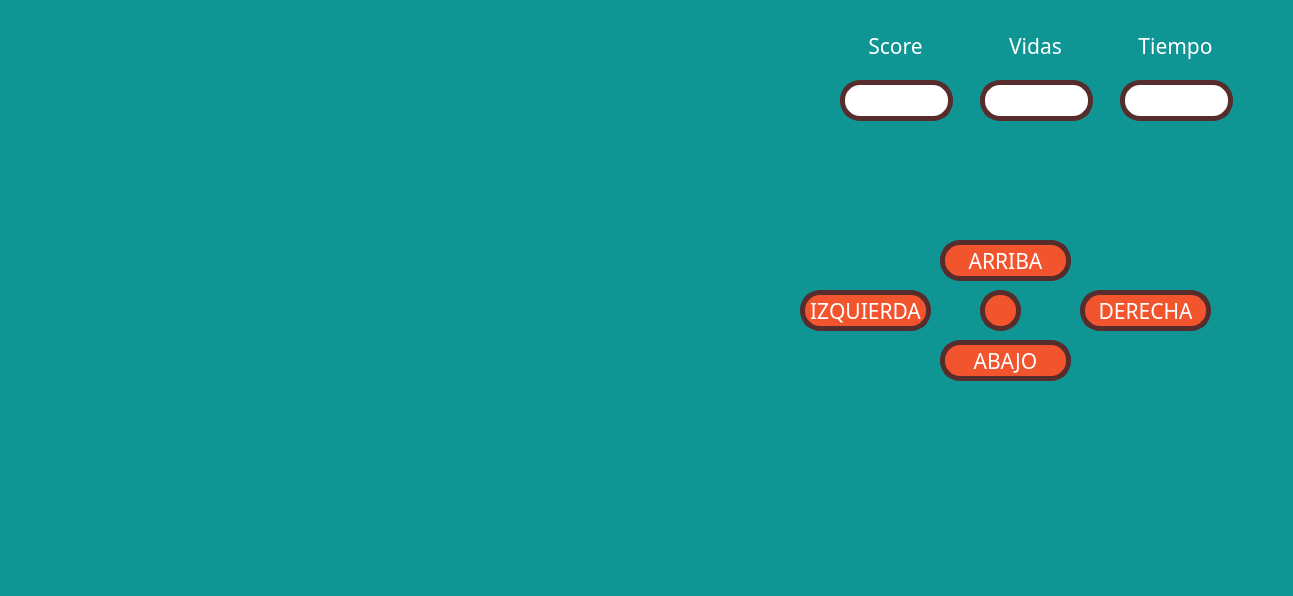
<?xml version="1.0" encoding="UTF-8"?>
<ui version="4.0">
 <class>Dialog</class>
 <widget class="QDialog" name="Dialog">
  <property name="geometry">
   <rect>
    <x>0</x>
    <y>0</y>
    <width>1293</width>
    <height>596</height>
   </rect>
  </property>
  <property name="windowTitle">
   <string>Dialog</string>
  </property>
  <property name="styleSheet">
   <string notr="true">background-color: rgb(14, 149, 148);</string>
  </property>
  <widget class="QPushButton" name="btn_izquierda">
   <property name="geometry">
    <rect>
     <x>800</x>
     <y>290</y>
     <width>131</width>
     <height>41</height>
    </rect>
   </property>
   <property name="font">
    <font>
     <family>Agency FB</family>
     <pointsize>16</pointsize>
     <weight>9</weight>
     <italic>false</italic>
     <bold>false</bold>
    </font>
   </property>
   <property name="styleSheet">
    <string notr="true">QPushButton {
	font: 75 16pt &quot;Agency FB&quot;;
    color: rgb(255, 255, 255);
    background-color: rgb(242, 84, 45);
    border: 5px solid rgb(86, 44, 44);
    border-radius: 20px;
}
QPushButton:hover {
    background-color: rgb(18, 116, 117) ;
}</string>
   </property>
   <property name="text">
    <string>IZQUIERDA</string>
   </property>
  </widget>
  <widget class="QPushButton" name="btn_abajo">
   <property name="geometry">
    <rect>
     <x>940</x>
     <y>340</y>
     <width>131</width>
     <height>41</height>
    </rect>
   </property>
   <property name="font">
    <font>
     <family>Agency FB</family>
     <pointsize>16</pointsize>
     <weight>9</weight>
     <italic>false</italic>
     <bold>false</bold>
    </font>
   </property>
   <property name="styleSheet">
    <string notr="true">QPushButton {
	font: 75 16pt &quot;Agency FB&quot;;
    color: rgb(255, 255, 255);
    background-color: rgb(242, 84, 45);
    border: 5px solid rgb(86, 44, 44);
    border-radius: 20px;
}
QPushButton:hover {
    background-color: rgb(18, 116, 117) ;
}</string>
   </property>
   <property name="text">
    <string>ABAJO</string>
   </property>
  </widget>
  <widget class="QWidget" name="verticalLayoutWidget">
   <property name="geometry">
    <rect>
     <x>20</x>
     <y>70</y>
     <width>761</width>
     <height>481</height>
    </rect>
   </property>
   <layout class="QVBoxLayout" name="verticalLayout">
    <property name="leftMargin">
     <number>5</number>
    </property>
    <property name="topMargin">
     <number>5</number>
    </property>
    <property name="rightMargin">
     <number>5</number>
    </property>
    <property name="bottomMargin">
     <number>5</number>
    </property>
   </layout>
  </widget>
  <widget class="QPushButton" name="btn_arriba">
   <property name="geometry">
    <rect>
     <x>940</x>
     <y>240</y>
     <width>131</width>
     <height>41</height>
    </rect>
   </property>
   <property name="font">
    <font>
     <family>Agency FB</family>
     <pointsize>16</pointsize>
     <weight>9</weight>
     <italic>false</italic>
     <bold>false</bold>
    </font>
   </property>
   <property name="styleSheet">
    <string notr="true">QPushButton {
	font: 75 16pt &quot;Agency FB&quot;;
    color: rgb(255, 255, 255);
    background-color: rgb(242, 84, 45);
    border: 5px solid rgb(86, 44, 44);
    border-radius: 20px;
}
QPushButton:hover {
    background-color: rgb(18, 116, 117) ;
}</string>
   </property>
   <property name="text">
    <string>ARRIBA</string>
   </property>
  </widget>
  <widget class="QPushButton" name="btn_derecha">
   <property name="geometry">
    <rect>
     <x>1080</x>
     <y>290</y>
     <width>131</width>
     <height>41</height>
    </rect>
   </property>
   <property name="font">
    <font>
     <family>Agency FB</family>
     <pointsize>16</pointsize>
     <weight>9</weight>
     <italic>false</italic>
     <bold>false</bold>
    </font>
   </property>
   <property name="styleSheet">
    <string notr="true">QPushButton {
	font: 75 16pt &quot;Agency FB&quot;;
    color: rgb(255, 255, 255);
    background-color: rgb(242, 84, 45);
    border: 5px solid rgb(86, 44, 44);
    border-radius: 20px;
}
QPushButton:hover {
    background-color: rgb(18, 116, 117) ;
}</string>
   </property>
   <property name="text">
    <string>DERECHA</string>
   </property>
  </widget>
  <widget class="QLabel" name="label">
   <property name="geometry">
    <rect>
     <x>1120</x>
     <y>30</y>
     <width>111</width>
     <height>31</height>
    </rect>
   </property>
   <property name="font">
    <font>
     <family>Agency FB</family>
     <pointsize>16</pointsize>
     <weight>9</weight>
     <italic>false</italic>
     <bold>false</bold>
    </font>
   </property>
   <property name="styleSheet">
    <string notr="true">color: rgb(255, 255, 255);
	font: 75 16pt &quot;Agency FB&quot;;</string>
   </property>
   <property name="text">
    <string>Tiempo</string>
   </property>
   <property name="alignment">
    <set>Qt::AlignCenter</set>
   </property>
  </widget>
  <widget class="QLabel" name="label_2">
   <property name="geometry">
    <rect>
     <x>980</x>
     <y>30</y>
     <width>111</width>
     <height>31</height>
    </rect>
   </property>
   <property name="font">
    <font>
     <family>Agency FB</family>
     <pointsize>16</pointsize>
     <weight>9</weight>
     <italic>false</italic>
     <bold>false</bold>
    </font>
   </property>
   <property name="styleSheet">
    <string notr="true">color: rgb(255, 255, 255);
	font: 75 16pt &quot;Agency FB&quot;;</string>
   </property>
   <property name="text">
    <string>Vidas</string>
   </property>
   <property name="alignment">
    <set>Qt::AlignCenter</set>
   </property>
  </widget>
  <widget class="QLabel" name="label_3">
   <property name="geometry">
    <rect>
     <x>840</x>
     <y>30</y>
     <width>111</width>
     <height>31</height>
    </rect>
   </property>
   <property name="font">
    <font>
     <family>Agency FB</family>
     <pointsize>16</pointsize>
     <weight>9</weight>
     <italic>false</italic>
     <bold>false</bold>
    </font>
   </property>
   <property name="styleSheet">
    <string notr="true">color: rgb(255, 255, 255);
	font: 75 16pt &quot;Agency FB&quot;;</string>
   </property>
   <property name="text">
    <string>Score</string>
   </property>
   <property name="alignment">
    <set>Qt::AlignCenter</set>
   </property>
  </widget>
  <widget class="QLineEdit" name="Score">
   <property name="geometry">
    <rect>
     <x>840</x>
     <y>80</y>
     <width>113</width>
     <height>41</height>
    </rect>
   </property>
   <property name="font">
    <font>
     <family>Agency FB</family>
     <pointsize>16</pointsize>
     <weight>9</weight>
     <italic>false</italic>
     <bold>false</bold>
    </font>
   </property>
   <property name="styleSheet">
    <string notr="true">background-color: rgb(255, 255, 255);
 border: 5px solid rgb(86, 44, 44);
    border-radius: 20px;
font: 75 16pt &quot;Agency FB&quot;;</string>
   </property>
  </widget>
  <widget class="QLineEdit" name="Vidas">
   <property name="geometry">
    <rect>
     <x>980</x>
     <y>80</y>
     <width>113</width>
     <height>41</height>
    </rect>
   </property>
   <property name="font">
    <font>
     <family>Agency FB</family>
     <pointsize>16</pointsize>
     <weight>9</weight>
     <italic>false</italic>
     <bold>false</bold>
    </font>
   </property>
   <property name="styleSheet">
    <string notr="true">background-color: rgb(255, 255, 255);
 border: 5px solid rgb(86, 44, 44);
    border-radius: 20px;
font: 75 16pt &quot;Agency FB&quot;;</string>
   </property>
  </widget>
  <widget class="QLineEdit" name="Tiempo">
   <property name="geometry">
    <rect>
     <x>1120</x>
     <y>80</y>
     <width>113</width>
     <height>41</height>
    </rect>
   </property>
   <property name="font">
    <font>
     <family>Agency FB</family>
     <pointsize>16</pointsize>
     <weight>9</weight>
     <italic>false</italic>
     <bold>false</bold>
    </font>
   </property>
   <property name="styleSheet">
    <string notr="true">background-color: rgb(255, 255, 255);
 border: 5px solid rgb(86, 44, 44);
    border-radius: 20px;
font: 75 16pt &quot;Agency FB&quot;;</string>
   </property>
  </widget>
  <widget class="QPushButton" name="btn_abajo_2">
   <property name="geometry">
    <rect>
     <x>980</x>
     <y>290</y>
     <width>41</width>
     <height>41</height>
    </rect>
   </property>
   <property name="font">
    <font>
     <family>Agency FB</family>
     <pointsize>16</pointsize>
     <weight>9</weight>
     <italic>false</italic>
     <bold>false</bold>
    </font>
   </property>
   <property name="styleSheet">
    <string notr="true">QPushButton {
	font: 75 16pt &quot;Agency FB&quot;;
    color: rgb(255, 255, 255);
    background-color: rgb(242, 84, 45);
    border: 5px solid rgb(86, 44, 44);
    border-radius: 20px;
}
QPushButton:hover {
    background-color: rgb(18, 116, 117) ;
}</string>
   </property>
   <property name="text">
    <string/>
   </property>
  </widget>
 </widget>
 <resources/>
 <connections/>
</ui>
